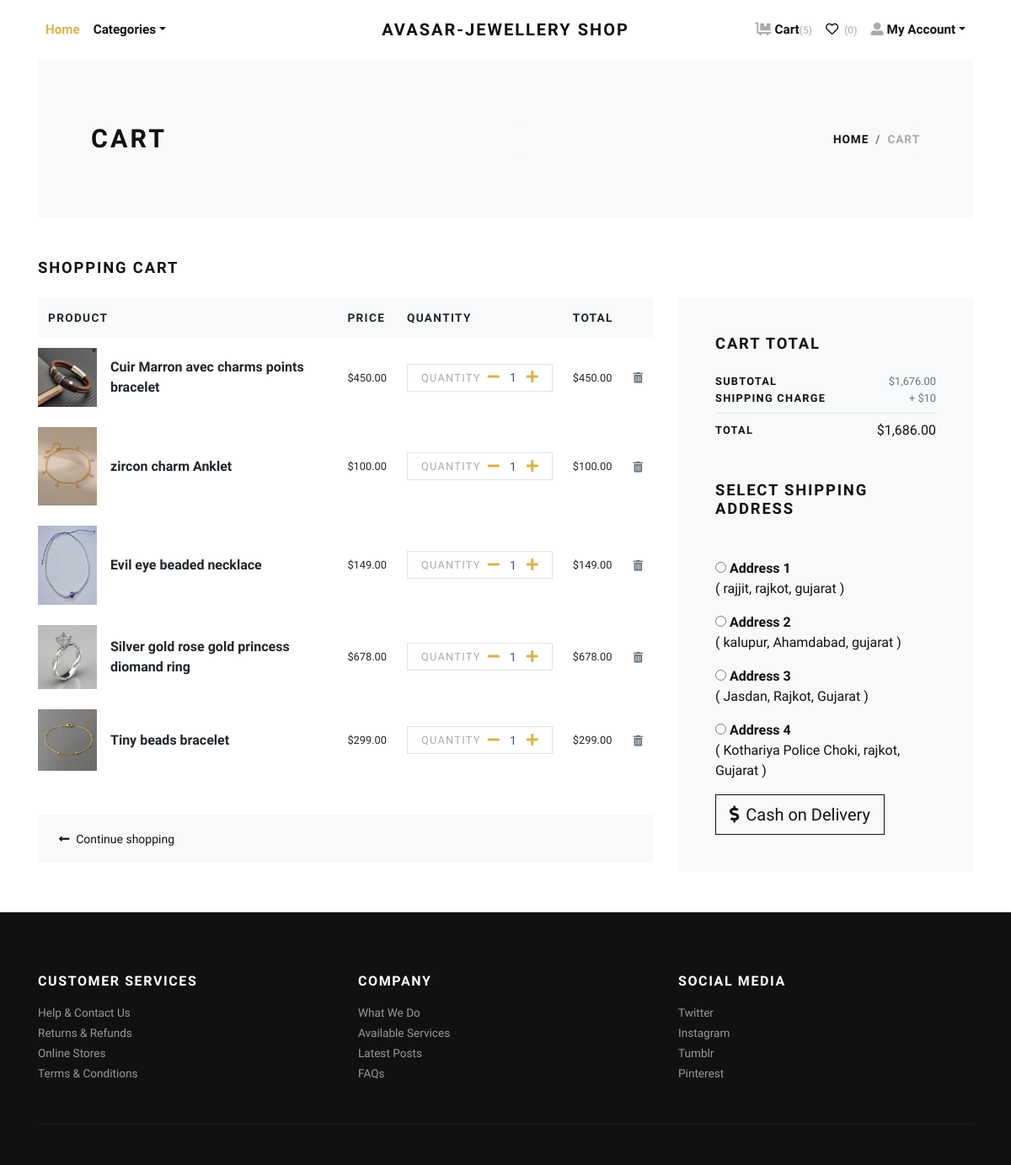
The page /cart/ (signed in) on the database its author committed.
### store/models.py (models this page shows, shortened)
class Cart(models.Model):
    user = models.ForeignKey(User, verbose_name="User", on_delete=models.CASCADE)
    product = models.ForeignKey(Product, verbose_name="Product", on_delete=models.CASCADE)
    quantity = models.PositiveIntegerField(default=1, verbose_name="Quantity")
    created_at = models.DateTimeField(auto_now_add=True, verbose_name="Created Date")
    updated_at = models.DateTimeField(auto_now=True, verbose_name="Updated Date")
    @property
    def total_price(self):
        return self.quantity * self.product.price

class Product(models.Model):
    title = models.CharField(max_length=150, verbose_name="Product Title")
    slug = models.SlugField(max_length=160, verbose_name="Product Slug")
    sku = models.CharField(max_length=255, unique=True, verbose_name="Unique Product ID (SKU)")
    short_description = models.TextField(verbose_name="Short Description")
    detail_description = models.TextField(blank=True, null=True, verbose_name="Detail Description")
    product_image = models.ImageField(upload_to='product', blank=True, null=True, verbose_name="Product Image")
    price = models.DecimalField(max_digits=8, decimal_places=2)
    category = models.ForeignKey(Category, verbose_name="Product Categoy", on_delete=models.CASCADE)
    is_active = models.BooleanField(verbose_name="Is Active?")
    is_featured = models.BooleanField(verbose_name="Is Featured?")
    created_at = models.DateTimeField(auto_now_add=True, verbose_name="Created Date")
    updated_at = models.DateTimeField(auto_now=True, verbose_name="Updated Date")
    class Meta:
        verbose_name_plural = 'Products'
        ordering = ('-created_at', )

class Address(models.Model):
    user = models.ForeignKey(User, verbose_name="User", on_delete=models.CASCADE)
    locality = models.CharField(max_length=150, verbose_name="Nearest Location")
    city = models.CharField(max_length=150, verbose_name="City")
    state = models.CharField(max_length=150, verbose_name="State")

### store/views.py (the view)
# urls.py: path('cart/', views.cart, name="cart"),
@login_required
def cart(request):
    user = request.user
    cart_products = Cart.objects.filter(user=user)
    amount = decimal.Decimal(0)
    shipping_amount = decimal.Decimal(10)
    cp = [p for p in Cart.objects.all() if p.user==user]
    if cp:
        for p in cp:
            temp_amount = (p.quantity * p.product.price)
            amount += temp_amount
    addresses = Address.objects.filter(user=user)
    context = {
        'cart_products': cart_products,
        'amount': amount,
        'shipping_amount': shipping_amount,
        'total_amount': amount + shipping_amount,
        'addresses': addresses,
    }
    return render(request, 'store/cart.html', context)

### store/context_preprocessors.py (called while the page is built)
def store_menu(request):
    categories = Category.objects.filter(is_active=True)
    context = {
        'categories_menu': categories,
    }
    return context

def cart_menu(request):
    if request.user.is_authenticated:
        cart_items= Cart.objects.filter(user=request.user)
        context = {
            'cart_items': cart_items,
        }
    else:
        context = {}
    return context

### templates/store/cart.html (shortened to what this page needs)
{% extends 'base.html' %}
{% load static %}
{% load humanize %}
    {% block content %}
      <div class="container">
        <section class="py-5 bg-light">
          <div class="container">
            <div class="row px-4 px-lg-5 py-lg-4 align-items-center">
              <div class="col-lg-6">
                <h1 class="h2 text-uppercase mb-0">Cart</h1>
              </div>
              <div class="col-lg-6 text-lg-right">
                <nav aria-label="breadcrumb">
                  <ol class="breadcrumb justify-content-lg-end mb-0 px-0">
                    <li class="breadcrumb-item"><a href="index.html">Home</a></li>
                    <li class="breadcrumb-item active" aria-current="page">Cart</li>
                  </ol>
                </nav>
              </div>
            </div>
          </div>
        </section>
        {% if cart_products %}
        <section class="py-5">
          <h2 class="h5 text-uppercase mb-4">Shopping cart</h2>
          <div class="row">
            <div class="col-lg-8 mb-4 mb-lg-0">
              <div class="table-responsive mb-4">
                <table class="table">
                  <thead class="bg-light">
                    <tr>
                      <th class="border-0" scope="col"> <strong class="text-small text-uppercase">Product</strong></th>
                      <th class="border-0" scope="col"> <strong class="text-small text-uppercase">Price</strong></th>
                      <th class="border-0" scope="col"> <strong class="text-small text-uppercase">Quantity</strong></th>
                      <th class="border-0" scope="col"> <strong class="text-small text-uppercase">Total</strong></th>
                      <th class="border-0" scope="col"> </th>
                    </tr>
                  </thead>
                  <tbody>
                    {% for cart_product in cart_products %}
                    <tr>
                      <th class="pl-0 border-0" scope="row">
                        <div class="media align-items-center">
                          {% if cart_product.product.product_image %}
                            <a class="reset-anchor d-block animsition-link" href="{% url 'store:product-detail' cart_product.product.slug %}"><img src="{{cart_product.product.product_image.url}}" alt="{{cart_product.product.title}}" width="70"/></a>
                          {% else %}
                            <a class="reset-anchor d-block animsition-link" href="{% url 'store:product-detail' cart_product.product.slug %}"><img src="{% static 'img/product-detail-3.jpg' %}" alt="{{cart_product.product.title}}" width="70"/></a>
                          {% endif %}
                          <div class="media-body ml-3"><strong class="h6"><a class="reset-anchor animsition-link" href="{% url 'store:product-detail' cart_product.product.slug %}">{{cart_product.product.title}}</a></strong></div>
                        </div>
                      </th>
                      <td class="align-middle border-0">
                        <p class="mb-0 small">${{cart_product.product.price}}</p>
                      </td>
                      <td class="align-middle border-0">
                        <div class="border d-flex align-items-center justify-content-between px-3"><span class="small text-uppercase text-gray headings-font-family">Quantity</span>
                          <div class="quantity">
                            <a href="{% url 'store:minus-cart' cart_product.id %}" class="dec-btn p-0 ml-2"><i class="fas fa-minus"></i></a>
                            <input class="form-control form-control-sm border-0 shadow-0 p-0" type="text" value="{{cart_product.quantity}}"/>
                            <a href="{% url 'store:plus-cart' cart_product.id %}" class="inc-btn p-0"><i class="fas fa-plus"></i></a>
                          </div>
                        </div>
                      </td>
                      <td class="align-middle border-0">
                        <p class="mb-0 small">${{cart_product.total_price|intcomma}}</p>
                      </td>
                      <td class="align-middle border-0"><a class="reset-anchor" href="{% url 'store:remove-cart' cart_product.id %}"><i class="fas fa-trash-alt small text-muted"></i></a></td>
                    </tr>
                    {% endfor %}
                  </tbody>
                </table>
              </div>
              <div class="bg-light px-4 py-3">
                <div class="row align-items-center text-center">
                  <div class="col-md-6 mb-3 mb-md-0 text-md-left"><a class="btn btn-link p-0 text-dark btn-sm" href="{% url 'store:home' %}"><i class="fas fa-long-arrow-alt-left mr-2"> </i>Continue shopping</a></div>
                </div>
              </div>
            </div>
            <div class="col-lg-4">
              <div class="card border-0 rounded-0 p-lg-4 bg-light">
                <div class="card-body">
                  <h5 class="text-uppercase mb-4">Cart total</h5>
                  <ul class="list-unstyled mb-0">
                    <li class="d-flex align-items-center justify-content-between"><strong class="text-uppercase small font-weight-bold">Subtotal</strong><span class="text-muted small">${{amount|intcomma}}</span></li>
                    <li class="d-flex align-items-center justify-content-between"><strong class="text-uppercase small font-weight-bold">Shipping Charge</strong><span class="text-muted small">+ ${{shipping_amount}}</span></li>
                    <li class="border-bottom my-2"></li>
                    <li class="d-flex align-items-center justify-content-between mb-4"><strong class="text-uppercase small font-weight-bold">Total</strong><span>${{total_amount|intcomma}}</span></li>
                  </ul>
                  <h5 class="text-uppercase my-5">Select Shipping Address</h5>
                  <form action="{% url 'store:checkout' %}" id="myform">
                    {% if addresses %}
                      {% for address in addresses %}
                        <div class="mb-3">
                        <input type="radio" name="address" value="{{address.id}}"> <strong>Address {{forloop.counter}}</strong> <br>
                        ( {{address.locality}}, {{address.city}}, {{address.state}} )
                        </div>
                      {% endfor %}
                    {% endif %}
                    <button type="submit" class="btn btn-dark btn-lg btn-outline-dark" type="submit"> <i class="fas fa-dollar-sign mr-2"></i>Cash on Delivery</button>
                  </form>
                </div>
              </div>
            </div>
          </div>
        </section>
        {% else %}
          <div class="text-center py-5">
            <h3 class="mb-3">Your cart is empty.</h3>
            <a href="{% url 'store:home' %}"><i class="fas fa-long-arrow-alt-left mr-2"> </i>Continue shopping</a>
          </div>
        {% endif %}
      </div>
      {% endblock content %}

### jewelryshop/static/css/style.default.css (style rules this page uses)
.text-small { font-size: 0.85rem !important; }
.text-gray { color: #aaa !important; }
strong { font-weight: 700; }
.quantity { display: -ms-flexbox; display: flex; -ms-flex-align: center; align-items: center; font-family: inherit; }
.quantity input { width: 2rem; text-align: center; }
.text-uppercase { text-transform: uppercase; letter-spacing: 0.1em; }
.border { border: 1px solid #dee2e6 !important; }
.shadow-0 { box-shadow: none !important; }
.reset-anchor { color: inherit; transition: all 0.3s; }
.headings-font-family { font-family: inherit !important; }
.btn { font-weight: 400; border: 1px solid transparent; font-family: inherit; padding: 0.375rem 1.5rem; font-size: 1rem; line-height: 1.5; border-radius: 0; transition: color 0.15s ease-in-out, background-color 0.15s ease-in-out, border-color 0.15s ease-in-out, box-shadow 0.15s ease-in-out; }
.btn-link { font-weight: 400; color: #dcb14a; }
.btn-dark { color: #fff; background-color: #111111; border-color: #111111; }
.btn-outline-dark { color: #111111; background-color: transparent; background-image: none; border-color: #111111; }
.btn-lg { padding: 0.5rem 1rem; font-size: 1.25rem; line-height: 1.5; border-radius: 0; }
.btn-sm { padding: 0.375rem 0.75rem; font-size: 0.875rem; line-height: 1.5; border-radius: 0; }
body { font-family: "Libre Franklin", sans-serif; font-size: 1rem; font-weight: 400; line-height: 1.5; color: #111111; background-color: #fff; }
a { color: #dcb14a; text-decoration: none; }
h1, h2, h3, h4, h5, h6, .h1, .h2, .h3, .h4, .h5, .h6 { margin-bottom: 0.5rem; font-family: inherit; font-weight: 900; line-height: 1.2; color: inherit; }
h1, .h1 { font-size: 2.2rem; }
h2, .h2 { font-size: 1.9rem; }
h5, .h5 { font-size: 1.15rem; }
h6, .h6 { font-size: 1rem; }
small, .small { font-size: 80%; font-weight: 400; }
.bg-light { background-color: #f8f9fa !important; }
.text-dark { color: #111111 !important; }
.form-control { padding: 0.375rem 0.75rem; font-size: 1rem; line-height: 1.5; color: #495057; background-color: #fff; border: 1px solid #ced4da; border-radius: 0; transition: border-color 0.15s ease-in-out, box-shadow 0.15s ease-in-out; }
.form-control::placeholder { color: #adb5bd; font-size: 0.85rem; font-weight: 400; }
.form-control-sm { padding: 0.25rem 0.5rem; font-size: 0.875rem; line-height: 1.5; border-radius: 0; }
.card { background-color: #fff; border: 1px solid rgba(17, 17, 17, 0.125); border-radius: 0; }
.card-body { padding: 1.25rem; }
.breadcrumb { background: #f8f9fa; }
.breadcrumb-item { font-size: 0.85rem; text-transform: uppercase; letter-spacing: 0.07em; font-weight: 900; color: #111111; }
.breadcrumb-item a { color: inherit; transition: all 0.3s; }
.breadcrumb-item.active { color: #aaa; }

### rows shown on the page
Cart: product.product_image (picture), product "Cuir Marron avec charms points bracelet", product.price "450.00", quantity "1", total_price "450.00"
Cart: product.product_image (picture), product "zircon charm Anklet", product.price "100.00", quantity "1", total_price "100.00"
Cart: product.product_image (picture), product "Evil eye beaded necklace", product.price "149.00", quantity "1", total_price "149.00"
Cart: product.product_image (picture), product "Silver gold rose gold princess diomand ring", product.price "678.00", quantity "1", total_price "678.00"
Cart: product.product_image (picture), product "Tiny beads bracelet", product.price "299.00", quantity "1", total_price "299.00"
Address: locality "rajjit", city "rajkot", state "gujarat"
Address: locality "kalupur", city "Ahamdabad", state "gujarat"
Address: locality "Jasdan", city "Rajkot", state "Gujarat"
Address: locality "Kothariya Police Choki", city "rajkot", state "Gujarat"

### other values the page prints
{{ cart_items.count }} "5"
{{ amount|intcomma }} "1,676.00"
{{ shipping_amount }} "10"
{{ total_amount|intcomma }} "1,686.00"
